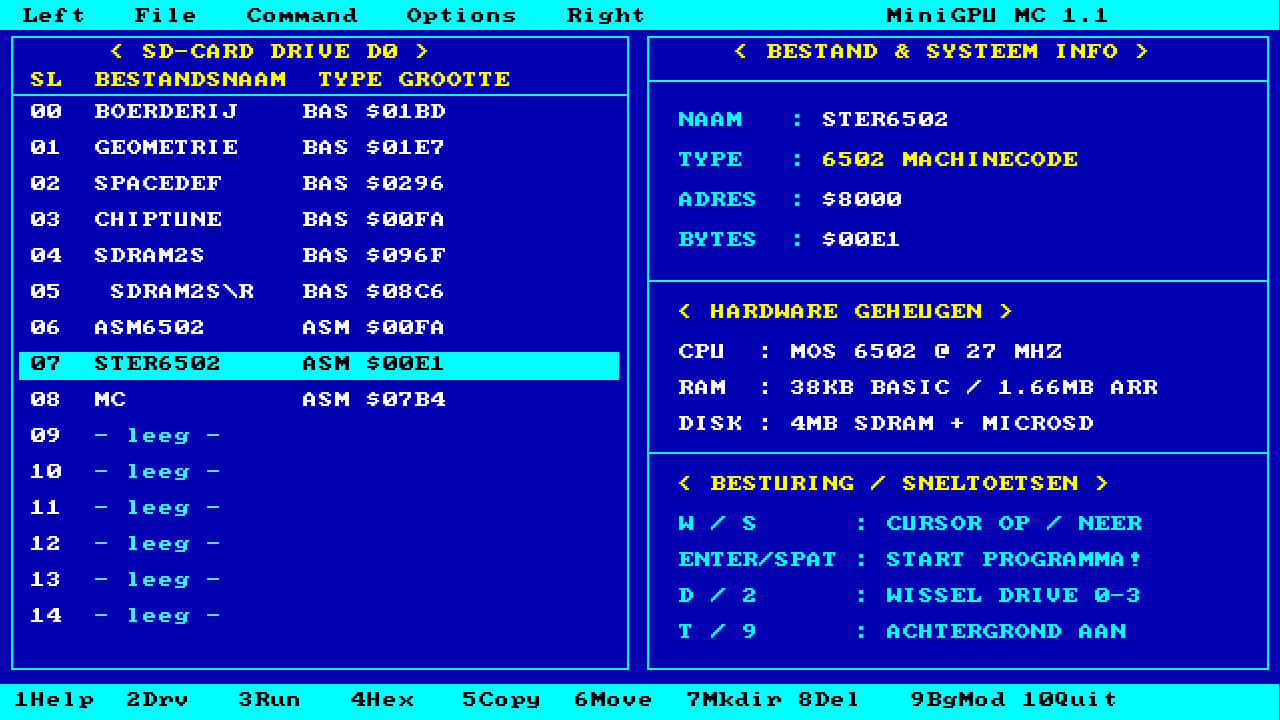
#> input picture hdmi_mc_back.png, 1280 x 720 px
$ python -i sd_tools.py   (imports and definitions only)
#> lines starting #> are read from the running program, lines starting #| are printed output that depends on the picture
import os
import re
import time
import serial.tools.list_ports

SDCARD_DIR = os.path.join(os.path.dirname(os.path.abspath(__file__)), "sdcard")


# [8 lines left out: function find_tang_port, not called in this run]


# Standard 6502 Opcode Table: mnemonic -> {mode: (opcode, size)}
# Modes: 'imp', 'imm', 'zp', 'zpx', 'zpy', 'abs', 'abx', 'aby', 'ind', 'izx', 'izy', 'rel'
OPCODES_6502 = {
    "BRK": {"imp": (0x00, 1)},
    "NOP": {"imp": (0xEA, 1)},
    "CLC": {"imp": (0x18, 1)},
    "SEC": {"imp": (0x38, 1)},
    "CLI": {"imp": (0x58, 1)},
    "SEI": {"imp": (0x78, 1)},
    "CLV": {"imp": (0xB8, 1)},
    "CLD": {"imp": (0xD8, 1)},
    "SED": {"imp": (0xF8, 1)},
    "TAX": {"imp": (0xAA, 1)},
    "TXA": {"imp": (0x8A, 1)},
    "DEX": {"imp": (0xCA, 1)},
    "INX": {"imp": (0xE8, 1)},
    "TAY": {"imp": (0xA8, 1)},
    "TYA": {"imp": (0x98, 1)},
    "DEY": {"imp": (0x88, 1)},
    "INY": {"imp": (0xC8, 1)},
    "TXS": {"imp": (0x9A, 1)},
    "TSX": {"imp": (0xBA, 1)},
    "PHA": {"imp": (0x48, 1)},
    "PLA": {"imp": (0x68, 1)},
    "PHP": {"imp": (0x08, 1)},
    "PLP": {"imp": (0x28, 1)},
    "RTS": {"imp": (0x60, 1)},
    "RTI": {"imp": (0x40, 1)},
    "ASL": {"imp": (0x0A, 1), "zp": (0x06, 2), "zpx": (0x16, 2), "abs": (0x0E, 3), "abx": (0x1E, 3)},
    "LSR": {"imp": (0x4A, 1), "zp": (0x46, 2), "zpx": (0x56, 2), "abs": (0x4E, 3), "abx": (0x5E, 3)},
    "ROL": {"imp": (0x2A, 1), "zp": (0x26, 2), "zpx": (0x36, 2), "abs": (0x2E, 3), "abx": (0x3E, 3)},
    "ROR": {"imp": (0x6A, 1), "zp": (0x66, 2), "zpx": (0x76, 2), "abs": (0x6E, 3), "abx": (0x7E, 3)},
    "LDA": {"imm": (0xA9, 2), "zp": (0xA5, 2), "zpx": (0xB5, 2), "abs": (0xAD, 3), "abx": (0xBD, 3), "aby": (0xB9, 3), "izx": (0xA1, 2), "izy": (0xB1, 2)},
    "STA": {"zp": (0x85, 2), "zpx": (0x95, 2), "abs": (0x8D, 3), "abx": (0x9D, 3), "aby": (0x99, 3), "izx": (0x81, 2), "izy": (0x91, 2)},
    "LDX": {"imm": (0xA2, 2), "zp": (0xA6, 2), "zpy": (0xB6, 2), "abs": (0xAE, 3), "aby": (0xBE, 3)},
    "STX": {"zp": (0x86, 2), "zpy": (0x96, 2), "abs": (0x8E, 3)},
    "LDY": {"imm": (0xA0, 2), "zp": (0xA4, 2), "zpx": (0xB4, 2), "abs": (0xAC, 3), "abx": (0xBC, 3)},
    "STY": {"zp": (0x84, 2), "zpx": (0x94, 2), "abs": (0x8C, 3)},
    "ADC": {"imm": (0x69, 2), "zp": (0x65, 2), "zpx": (0x75, 2), "abs": (0x6D, 3), "abx": (0x7D, 3), "aby": (0x79, 3), "izx": (0x61, 2), "izy": (0x71, 2)},
    "SBC": {"imm": (0xE9, 2), "zp": (0xE5, 2), "zpx": (0xF5, 2), "abs": (0xED, 3), "abx": (0xFD, 3), "aby": (0xF9, 3), "izx": (0xE1, 2), "izy": (0xF1, 2)},
    "AND": {"imm": (0x29, 2), "zp": (0x25, 2), "zpx": (0x35, 2), "abs": (0x2D, 3), "abx": (0x3D, 3), "aby": (0x39, 3), "izx": (0x21, 2), "izy": (0x31, 2)},
    "ORA": {"imm": (0x09, 2), "zp": (0x05, 2), "zpx": (0x15, 2), "abs": (0x0D, 3), "abx": (0x1D, 3), "aby": (0x19, 3), "izx": (0x01, 2), "izy": (0x11, 2)},
    "EOR": {"imm": (0x49, 2), "zp": (0x45, 2), "zpx": (0x55, 2), "abs": (0x4D, 3), "abx": (0x5D, 3), "aby": (0x59, 3), "izx": (0x41, 2), "izy": (0x51, 2)},
    "CMP": {"imm": (0xC9, 2), "zp": (0xC5, 2), "zpx": (0xD5, 2), "abs": (0xCD, 3), "abx": (0xDD, 3), "aby": (0xD9, 3), "izx": (0xC1, 2), "izy": (0xD1, 2)},
    "CPX": {"imm": (0xE0, 2), "zp": (0xE4, 2), "abs": (0xEC, 3)},
    "CPY": {"imm": (0xC0, 2), "zp": (0xC4, 2), "abs": (0xCC, 3)},
    "INC": {"zp": (0xE6, 2), "zpx": (0xF6, 2), "abs": (0xEE, 3), "abx": (0xFE, 3)},
    "DEC": {"zp": (0xC6, 2), "zpx": (0xD6, 2), "abs": (0xCE, 3), "abx": (0xDE, 3)},
    "BIT": {"zp": (0x24, 2), "abs": (0x2C, 3)},
    "JMP": {"abs": (0x4C, 3), "ind": (0x6C, 3)},
    "JSR": {"abs": (0x20, 3)},
    "BCC": {"rel": (0x90, 2)},
    "BCS": {"rel": (0xB0, 2)},
    "BEQ": {"rel": (0xF0, 2)},
    "BNE": {"rel": (0xD0, 2)},
    "BMI": {"rel": (0x30, 2)},
    "BPL": {"rel": (0x10, 2)},
    "BVC": {"rel": (0x50, 2)},
    "BVS": {"rel": (0x70, 2)},
}


# [303 lines left out: functions eval_asm_expr, assemble_6502_source, _sleep_precise, _send_line_reliable, not called in this run]


def convert_image_to_mimg(filepath, width=120, height=80, max_bytes=4095):
    """
    Load a .img (already MIMG) or convert a .png/.jpg/.bmp/.gif image to a
    120x80 RGB332 Scanline-RLE 'MIMG' binary (<= 4095 bytes) for VIEWER.asm ($5000).
    """
#> called with filepath = 'hdmi_mc_back.png', width = 120, height = 80, max_bytes = 4095
    with open(filepath, "rb") as f:
        raw = f.read()
    if raw[:4] == b"MIMG" and len(raw) <= max_bytes:
        return raw

    from PIL import Image
    img = Image.open(filepath).convert("RGB").resize((width, height), Image.Resampling.LANCZOS)
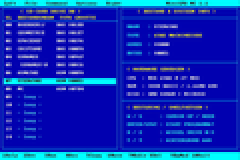
#> img: PIL image 120x80 RGB (shown 2 times larger); mean R, G, B 14.6, 44.7, 182.5
    pixels = list(img.getdata())
#> pixels = 9600 items, first 6: (0, 255, 255), (1, 254, 254), (4, 231, 232), (2, 255, 255), (0, 255, 255), (3, 239, 239)

    # Convert RGB888 to RGB332 (mapping $E3 transparency key to $E2)
    rgb332_grid = []
    for y in range(height):
        row = []
        base = y * width
        for x in range(width):
            r, g, b = pixels[base + x]
            c = ((r & 0xE0)) | ((g & 0xE0) >> 3) | ((b & 0xC0) >> 6)
            if c == 0xE3:
                c = 0xE2
            row.append(c)
        rgb332_grid.append(row)
#> after the loop, rgb332_grid = 80 items

    # Encode Scanline RLE, increasing horizontal run-grouping if needed to fit <= max_bytes
    for group_step in (1, 2, 3, 4, 6):
        header = bytearray([ord("M"), ord("I"), ord("M"), ord("G"), width, height, 3, 0x01])
        rle = bytearray()
        for y in range(height):
            src_row = rgb332_grid[y]
            if group_step > 1:
                row = [src_row[(x // group_step) * group_step] for x in range(width)]
            else:
                row = src_row
            run_col = row[0]
            run_len = 1
            for x in range(1, width):
                c = row[x]
                if c == run_col and run_len < 255:
                    run_len += 1
                else:
                    rle.append(run_len)
                    rle.append(run_col)
                    run_col = c
                    run_len = 1
            rle.append(run_len)
            rle.append(run_col)
        rle.append(0)
        blob = bytes(header + rle)
        if len(blob) <= max_bytes:
            return blob

    return blob[:max_bytes - 1] + b"\x00"


def inspect_local_file(filepath):
    """Return metadata (sd_name, type, org_hex, size_bytes) for a local PC file."""
    fname = os.path.basename(filepath)
    base, ext = os.path.splitext(fname)
    sd_name = re.sub(r"[^A-Z0-9_]", "", base.upper())[:14] or "PROG"
    ext = ext.lower()
    info = {
        "filepath": filepath,
        "filename": fname,
        "sd_name": sd_name,
        "ext": ext,
        "type_label": "Onbekend",
        "org_hex": "$0800",
        "size_bytes": 0,
        "error": None,
    }
    try:
        if ext == ".bas":
            with open(filepath, "r", encoding="utf-8", errors="replace") as f:
                raw = f.read()
            lines = [ln.strip() for ln in raw.splitlines() if ln.strip() and not ln.strip().startswith(("#", "//"))]
            info["type_label"] = f"BASIC ({len(lines)} rgl)"
            info["org_hex"] = "$0800"
            info["size_bytes"] = len(raw.encode("ascii", errors="ignore"))
        elif ext in (".asm", ".s"):
            with open(filepath, "r", encoding="utf-8", errors="replace") as f:
                src = f.read()
            org, data = assemble_6502_source(src)
            info["type_label"] = "6502 ASM"
            info["org_hex"] = f"${org:04X}"
            info["size_bytes"] = len(data)
        elif ext == ".bin":
            size = os.path.getsize(filepath)
            info["type_label"] = "6502 BIN"
            info["org_hex"] = "$8000"
            info["size_bytes"] = size
        elif ext in (".txt", ".htm", ".html"):
            with open(filepath, "r", encoding="utf-8", errors="replace") as f:
                raw = f.read().replace("\r\n", "\n").replace("\r", "\n")
            info["type_label"] = "Webpagina (.HTM)" if ext.startswith(".htm") else "Tekst (.TXT)"
            info["org_hex"] = "$6000"
            info["size_bytes"] = min(len(raw) + 1, 4095)
        elif ext in (".img", ".png", ".jpg", ".jpeg", ".bmp", ".gif"):
            blob = convert_image_to_mimg(filepath)
            info["type_label"] = "Plaatje (MIMG)"
            info["org_hex"] = "$5000"
            info["size_bytes"] = len(blob)
    except Exception as e:
        info["error"] = str(e)
        info["type_label"] = "FOUT"
    return info


# [70 lines left out: functions ensure_basic_prompt, select_storage_target, read_sd_catalog, not called in this run]


MP3_DRIVER_BOOT_CMD = (
    "POKE $0491,0:CALL $E96A:POKE $0496,2:POKE $0497,$20:"
    "POKE $1C,0:POKE $1D,$2C:CALL $EA67"
)


# [205 lines left out: functions expand_mp3_in_basic_line, upload_file_to_sdcard, not called in this run]

>>> result = inspect_local_file('hdmi_mc_back.png')
